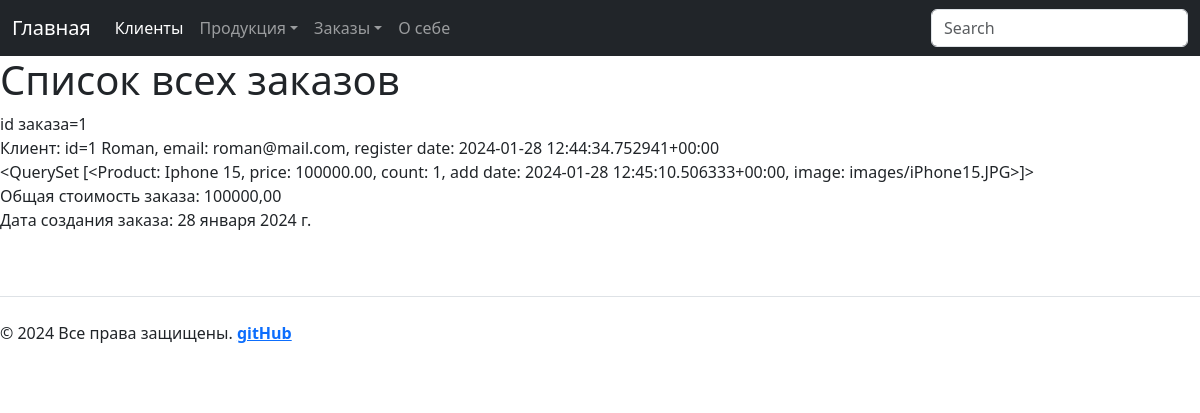
The page /shop/orders/ on the database its author committed.
### app_2/models.py (models this page shows, shortened)
class Order(models.Model):
    client = models.ForeignKey(Client, on_delete=models.CASCADE)
    product = models.ManyToManyField(
        Product)  # создается автоматически таблица Order_products связи таблиц Order и Product
    order_sum = models.DecimalField(max_digits=10, decimal_places=2)
    order_date = models.DateField(auto_now_add=True)
    is_paid = models.BooleanField(default=False)

class Client(models.Model):
    name = models.CharField(max_length=70)
    email = models.EmailField()
    phone = models.CharField(max_length=70)
    address = models.CharField(max_length=200)
    register_date = models.DateTimeField(auto_now_add=True)
    def __str__(self) -> str:
        return f'{self.name}, email: {self.email}, register date: {self.register_date}'

class Product(models.Model):
    title = models.CharField(max_length=100)
    description = models.TextField()
    price = models.DecimalField(max_digits=10, decimal_places=2)
    count = models.IntegerField()
    add_date = models.DateTimeField(auto_now_add=True)
    image_product = models.ImageField(upload_to="images/")
    def __str__(self) -> str:
        return (f'{self.title}, price: {self.price}, count: {self.count}, add date: {self.add_date}, '
                f'image: {self.image_product}')

### app_2/views.py (the view)
# urls.py: path('shop/orders/', views.orders, name='orders'),  # вывод всех заказов
def orders(request):
    products_all = []
    orders = Order.objects.all()
    context = {
        'orders': orders
    }
    return render(request, 'app_2/orders_all.html', context=context)

### app_2/templates/app_2/orders_all.html (shortened to what this page needs)
{% extends 'app_2/base.html' %}
{% block content %}
<h1>Список всех заказов</h1>
{% for order in orders %}
<p>
    id заказа={{ order.id }} <br>
    Клиент: id={{order.client.id}} {{ order.client }} <br>
    {{ order.product.all }}
    <br> Общая стоимость заказа: {{ order.order_sum }} <br>
    Дата создания заказа: {{ order.order_date }} <br>
</p>
<br>
{% endfor %}
{% endblock %}

### rows shown on the page
Order: id "1", client.id "1", client "Roman, email: roman@mail.com, register date: 2024-01-28 12:44:34.752941+00:00", product.all "<QuerySet [<Product: Iphone 15, price: 100000.00, count: 1, add date: 2024-01-28 12:45:10.506333+00:00, image: images/iPhone15.JPG>]>", order_sum "100000,00", order_date "28 января 2024 г."
